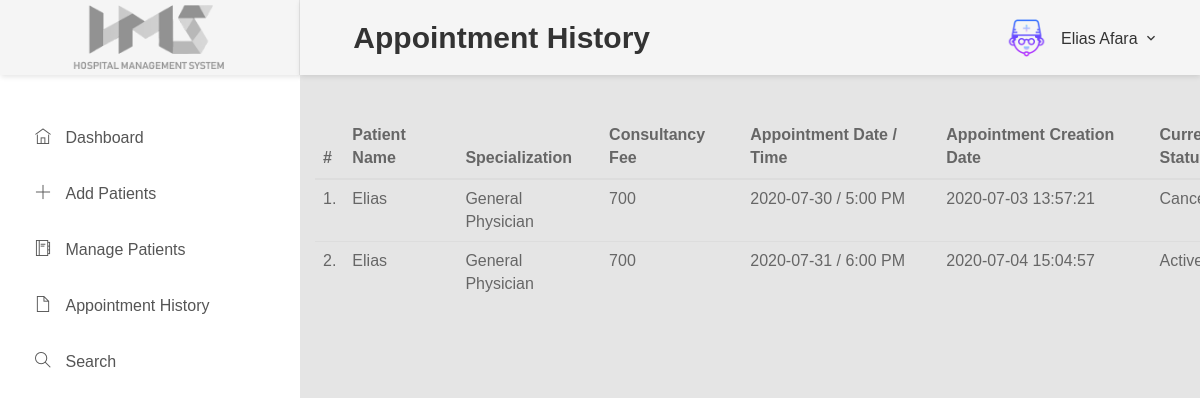
/HMS/doctor/appointment-history.php (signed in), run on the app's committed database.
### tables this page shows
CREATE TABLE IF NOT EXISTS `doctors` (
  `id` int(11) NOT NULL AUTO_INCREMENT,
  `specilization` varchar(255) DEFAULT NULL,
  `doctorName` varchar(255) DEFAULT NULL,
  `address` longtext,
  `docFees` varchar(255) DEFAULT NULL,
  `contactno` bigint(11) DEFAULT NULL,
  `docEmail` varchar(255) DEFAULT NULL,
  `password` varchar(255) DEFAULT NULL,
  `creationDate` timestamp NULL DEFAULT CURRENT_TIMESTAMP,
  `updationDate` timestamp NULL DEFAULT NULL ON UPDATE CURRENT_TIMESTAMP,
  PRIMARY KEY (`id`)
);

CREATE TABLE IF NOT EXISTS `appointment` (
  `id` int(11) NOT NULL AUTO_INCREMENT,
  `doctorSpecialization` varchar(255) DEFAULT NULL,
  `doctorId` int(11) DEFAULT NULL,
  `userId` int(11) DEFAULT NULL,
  `consultancyFees` int(11) DEFAULT NULL,
  `appointmentDate` varchar(255) DEFAULT NULL,
  `appointmentTime` varchar(255) DEFAULT NULL,
  `postingDate` timestamp NULL DEFAULT CURRENT_TIMESTAMP,
  `userStatus` int(11) DEFAULT NULL,
  `doctorStatus` int(11) DEFAULT NULL,
  `updationDate` timestamp NULL DEFAULT NULL ON UPDATE CURRENT_TIMESTAMP,
  PRIMARY KEY (`id`),
  KEY `userId` (`userId`),
  KEY `doctorId` (`doctorId`),
  KEY `doctorSpecialization` (`doctorSpecialization`)
);

CREATE TABLE IF NOT EXISTS `users` (
  `id` int(11) NOT NULL AUTO_INCREMENT,
  `fullName` varchar(2555) DEFAULT NULL,
  `address` longtext,
  `city` varchar(255) DEFAULT NULL,
  `gender` varchar(255) DEFAULT NULL,
  `email` varchar(255) DEFAULT NULL,
  `password` varchar(255) DEFAULT NULL,
  `regDate` timestamp NULL DEFAULT CURRENT_TIMESTAMP,
  `updationDate` timestamp NULL DEFAULT NULL ON UPDATE CURRENT_TIMESTAMP,
  PRIMARY KEY (`id`)
);

### HMS/doctor/appointment-history.php (the view, shortened to what this page needs)
<?php
include('include/config.php');
?>
<!DOCTYPE html>
<html lang="en">
<head>
    <link rel="stylesheet" href="../vendor/bootstrap/css/bootstrap.min.css">
    <link rel="stylesheet" href="../vendor/fontawesome/css/font-awesome.min.css">
    <link rel="stylesheet" href="../vendor/themify-icons/themify-icons.min.css">
    <link href="../vendor/animate.css/animate.min.css" rel="stylesheet" media="screen">
    <link href="../vendor/perfect-scrollbar/perfect-scrollbar.min.css" rel="stylesheet" media="screen">
    <link href="../vendor/switchery/switchery.min.css" rel="stylesheet" media="screen">
    <link href="../vendor/bootstrap-touchspin/jquery.bootstrap-touchspin.min.css" rel="stylesheet" media="screen">
    <link href="../vendor/select2/select2.min.css" rel="stylesheet" media="screen">
    <link href="../vendor/bootstrap-datepicker/bootstrap-datepicker3.standalone.min.css" rel="stylesheet" media="screen">
    <link href="../vendor/bootstrap-timepicker/bootstrap-timepicker.min.css" rel="stylesheet" media="screen">
    <link href="../css/font-face.css" rel="stylesheet" media="all">
    <link href="../vendor/font-awesome-4.7/css/font-awesome.min.css" rel="stylesheet" media="all">
    <link href="../vendor/font-awesome-5/css/fontawesome-all.min.css" rel="stylesheet" media="all">
    <link href="../vendor/mdi-font/css/material-design-iconic-font.min.css" rel="stylesheet" media="all">
    <link href="../vendor/animsition/animsition.min.css" rel="stylesheet" media="all">
    <link href="../../css/theme.css" rel="stylesheet" media="all">
</head>
<body class="animsition">
<div class="page-wrapper">
    <aside class="menu-sidebar d-none d-lg-block">
        <div class="logo">
            <a href="#">
                <img src="../../images/icon/hms.png" alt="HMS" />
            </a>
        </div>
        <?php include('include/sidebar.php');?>
    </aside>
    <div class="page-container">
        <header class="header-desktop">
            <div class="section__content section__content--p30">
                <div class="container-fluid">
                    <div class="header-wrap">
                        <h2>&nbsp;Appointment History</h2>
                        <?php include('include/header.php');?>
                        <div class="main-content" >
                            <div class="wrap-content container" id="container">
                                <div class="row">
                                    <div class="col-md-11">
                                        <table class="table table-hover" id="sample-table-1">
                                            <thead>
                                            <tr>
                                                <th class="center">#</th>
                                                <th class="hidden-xs">Patient  Name</th>
                                                <th>Specialization</th>
                                                <th>Consultancy Fee</th>
                                                <th>Appointment Date / Time </th>
                                                <th>Appointment Creation Date  </th>
                                                <th>Current Status</th>
                                            </tr>
                                            </thead>
                                            <tbody>
                                            <?php
                                            $sql=mysqli_query($con,"select users.fullName as fname,appointment.*  from appointment join users on users.id=appointment.userId where appointment.doctorId='".$_SESSION['id']."'");
                                            $cnt=1;
                                            while($row=mysqli_fetch_array($sql))
                                            {
                                                ?>
                                                <tr>
                                                    <td class="center"><?php echo $cnt;?>.</td>
                                                    <td class="hidden-xs"><?php echo $row['fname'];?></td>
                                                    <td><?php echo $row['doctorSpecialization'];?></td>
                                                    <td><?php echo $row['consultancyFees'];?></td>
                                                    <td><?php echo $row['appointmentDate'];?> / <?php echo
                                                        $row['appointmentTime'];?>
                                                    </td>
                                                    <td><?php echo $row['postingDate'];?></td>
                                                    <td>
                                                        <?php if(($row['userStatus']==1) && ($row['doctorStatus']==1))
                                                        {
                                                            echo "Active";
                                                        }
                                                        if(($row['userStatus']==1) && ($row['doctorStatus']==0))
                                                        {
                                                            echo "Cancel by you";
                                                        }
                                                        ?></td>
                                                </tr>
                                                <?php
                                                $cnt=$cnt+1;
                                            }?>
                                            </tbody>
                                        </table>
                                    </div>
                                </div>
                            </div>
                        </div>
                    </div>
                </div>
</body>
</html>

### HMS/doctor/include/header.php (shortened to what this page needs)
                <div class="header-button">
                    <div class="account-wrap">
                        <div class="account-item clearfix js-item-menu">
                            <div class="image">
                                <img src="../../images/icon/doctor.png" alt="Default User Picture" />
                            </div>
                            <div class="content">
                                <a class="js-acc-btn" href="#">
									<?php $query=mysqli_query($con,"select doctorName from doctors where id='".$_SESSION['id']."'");
while($row=mysqli_fetch_array($query))
{
	echo $row['doctorName'];
}
									?>
								</a>
                            </div>
                        </div>
                    </div>
                </div>
            </div>
        </div>
    </div>
</header>

### data on the page
doctors: doctorName "Elias Afara"
appointment: userId.fullName "Elias", doctorSpecialization "General Physician", consultancyFees "700", appointmentDate "2020-07-30", appointmentTime "5:00 PM", postingDate "2020-07-03 13:57:21", userStatus "Cancel by you"
appointment: userId.fullName "Elias", doctorSpecialization "General Physician", consultancyFees "700", appointmentDate "2020-07-31", appointmentTime "6:00 PM", postingDate "2020-07-04 15:04:57", userStatus "Active"
